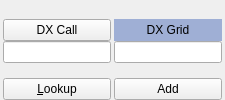
             <widget class="QWidget" name="DX_controls_widget" native="true">
              <property name="sizePolicy">
               <sizepolicy hsizetype="Preferred" vsizetype="Fixed">
                <horstretch>0</horstretch>
                <verstretch>0</verstretch>
               </sizepolicy>
              </property>
              <property name="minimumSize">
               <size>
                <width>100</width>
                <height>0</height>
               </size>
              </property>
              <property name="maximumSize">
               <size>
                <width>16777215</width>
                <height>160</height>
               </size>
              </property>
              <layout class="QGridLayout" name="gridLayout_2" rowstretch="2,0,0,0,0">
               <property name="leftMargin">
                <number>3</number>
               </property>
               <property name="topMargin">
                <number>0</number>
               </property>
               <property name="rightMargin">
                <number>3</number>
               </property>
               <property name="bottomMargin">
                <number>0</number>
               </property>
               <property name="horizontalSpacing">
                <number>3</number>
               </property>
               <property name="verticalSpacing">
                <number>0</number>
               </property>
               <item row="3" column="0">
                <widget class="QLabel" name="labAz">
                 <property name="sizePolicy">
                  <sizepolicy hsizetype="Preferred" vsizetype="Preferred">
                   <horstretch>0</horstretch>
                   <verstretch>0</verstretch>
                  </sizepolicy>
                 </property>
                 <property name="minimumSize">
                  <size>
                   <width>0</width>
                   <height>15</height>
                  </size>
                 </property>
                 <property name="autoFillBackground">
                  <bool>true</bool>
                 </property>
                 <property name="text">
                  <string/>
                 </property>
                 <property name="alignment">
                  <set>Qt::AlignCenter</set>
                 </property>
                 <property name="indent">
                  <number>4</number>
                 </property>
                </widget>
               </item>
               <item row="1" column="1">
                <widget class="QLabel" name="label_4">
                 <property name="sizePolicy">
                  <sizepolicy hsizetype="Preferred" vsizetype="Preferred">
                   <horstretch>0</horstretch>
                   <verstretch>0</verstretch>
                  </sizepolicy>
                 </property>
                 <property name="palette">
                  <palette>
                   <active>
                    <colorrole role="Base">
                     <brush brushstyle="SolidPattern">
                      <color alpha="255">
                       <red>252</red>
                       <green>252</green>
                       <blue>252</blue>
                      </color>
                     </brush>
                    </colorrole>
                    <colorrole role="Window">
                     <brush brushstyle="SolidPattern">
                      <color alpha="255">
                       <red>159</red>
                       <green>175</green>
                       <blue>213</blue>
                      </color>
                     </brush>
                    </colorrole>
                   </active>
                   <inactive>
                    <colorrole role="Base">
                     <brush brushstyle="SolidPattern">
                      <color alpha="255">
                       <red>252</red>
                       <green>252</green>
                       <blue>252</blue>
                      </color>
                     </brush>
                    </colorrole>
                    <colorrole role="Window">
                     <brush brushstyle="SolidPattern">
                      <color alpha="255">
                       <red>159</red>
                       <green>175</green>
                       <blue>213</blue>
                      </color>
                     </brush>
                    </colorrole>
                   </inactive>
                   <disabled>
                    <colorrole role="Base">
                     <brush brushstyle="SolidPattern">
                      <color alpha="255">
                       <red>159</red>
                       <green>175</green>
                       <blue>213</blue>
                      </color>
                     </brush>
                    </colorrole>
                    <colorrole role="Window">
                     <brush brushstyle="SolidPattern">
                      <color alpha="255">
                       <red>159</red>
                       <green>175</green>
                       <blue>213</blue>
                      </color>
                     </brush>
                    </colorrole>
                   </disabled>
                  </palette>
                 </property>
                 <property name="autoFillBackground">
                  <bool>true</bool>
                 </property>
                 <property name="text">
                  <string>DX Grid</string>
                 </property>
                 <property name="alignment">
                  <set>Qt::AlignCenter</set>
                 </property>
                 <property name="margin">
                  <number>5</number>
                 </property>
                 <property name="indent">
                  <number>2</number>
                 </property>
                </widget>
               </item>
               <item row="2" column="1">
                <widget class="QLineEdit" name="dxGridEntry">
                 <property name="sizePolicy">
                  <sizepolicy hsizetype="Preferred" vsizetype="Preferred">
                   <horstretch>0</horstretch>
                   <verstretch>0</verstretch>
                  </sizepolicy>
                 </property>
                 <property name="toolTip">
                  <string>Locator of station to be worked</string>
                 </property>
                 <property name="text">
                  <string/>
                 </property>
                 <property name="alignment">
                  <set>Qt::AlignCenter</set>
                 </property>
                </widget>
               </item>
               <item row="2" column="0">
                <widget class="QLineEdit" name="dxCallEntry">
                 <property name="sizePolicy">
                  <sizepolicy hsizetype="Preferred" vsizetype="Preferred">
                   <horstretch>0</horstretch>
                   <verstretch>0</verstretch>
                  </sizepolicy>
                 </property>
                 <property name="toolTip">
                  <string>Callsign of station to be worked</string>
                 </property>
                 <property name="text">
                  <string/>
                 </property>
                 <property name="alignment">
                  <set>Qt::AlignCenter</set>
                 </property>
                </widget>
               </item>
               <item row="4" column="0">
                <widget class="QPushButton" name="lookupButton">
                 <property name="sizePolicy">
                  <sizepolicy hsizetype="Preferred" vsizetype="Preferred">
                   <horstretch>0</horstretch>
                   <verstretch>0</verstretch>
                  </sizepolicy>
                 </property>
                 <property name="toolTip">
                  <string>Search for callsign in database</string>
                 </property>
                 <property name="text">
                  <string>&amp;Lookup</string>
                 </property>
                </widget>
               </item>
               <item row="4" column="1">
                <widget class="QPushButton" name="addButton">
                 <property name="sizePolicy">
                  <sizepolicy hsizetype="Preferred" vsizetype="Preferred">
                   <horstretch>0</horstretch>
                   <verstretch>0</verstretch>
                  </sizepolicy>
                 </property>
                 <property name="toolTip">
                  <string>Add callsign and locator to database</string>
                 </property>
                 <property name="text">
                  <string>Add</string>
                 </property>
                </widget>
               </item>
               <item row="3" column="1">
                <widget class="QLabel" name="labDist">
                 <property name="sizePolicy">
                  <sizepolicy hsizetype="Preferred" vsizetype="Preferred">
                   <horstretch>0</horstretch>
                   <verstretch>0</verstretch>
                  </sizepolicy>
                 </property>
                 <property name="minimumSize">
                  <size>
                   <width>0</width>
                   <height>15</height>
                  </size>
                 </property>
                 <property name="text">
                  <string/>
                 </property>
                 <property name="alignment">
                  <set>Qt::AlignCenter</set>
                 </property>
                </widget>
               </item>
               <item row="1" column="0">
                <widget class="QPushButton" name="pbSpotDXCall">
                 <property name="sizePolicy">
                  <sizepolicy hsizetype="Preferred" vsizetype="Preferred">
                   <horstretch>0</horstretch>
                   <verstretch>0</verstretch>
                  </sizepolicy>
                 </property>
                 <property name="toolTip">
                  <string>&lt;html&gt;&lt;head/&gt;&lt;body&gt;&lt;p&gt;Click by left mouse's button to spot DX call to dxsummit.fi (spotting shall be enabled in Reporting tab of the settings). Click by right mouse's button to add callsign to the 'Hide messages from callsigns' filter.&lt;/p&gt;&lt;/body&gt;&lt;/html&gt;</string>
                 </property>
                 <property name="text">
                  <string>DX Call</string>
                 </property>
                 <property name="checkable">
                  <bool>false</bool>
                 </property>
                </widget>
               </item>
              </layout>
             </widget>
